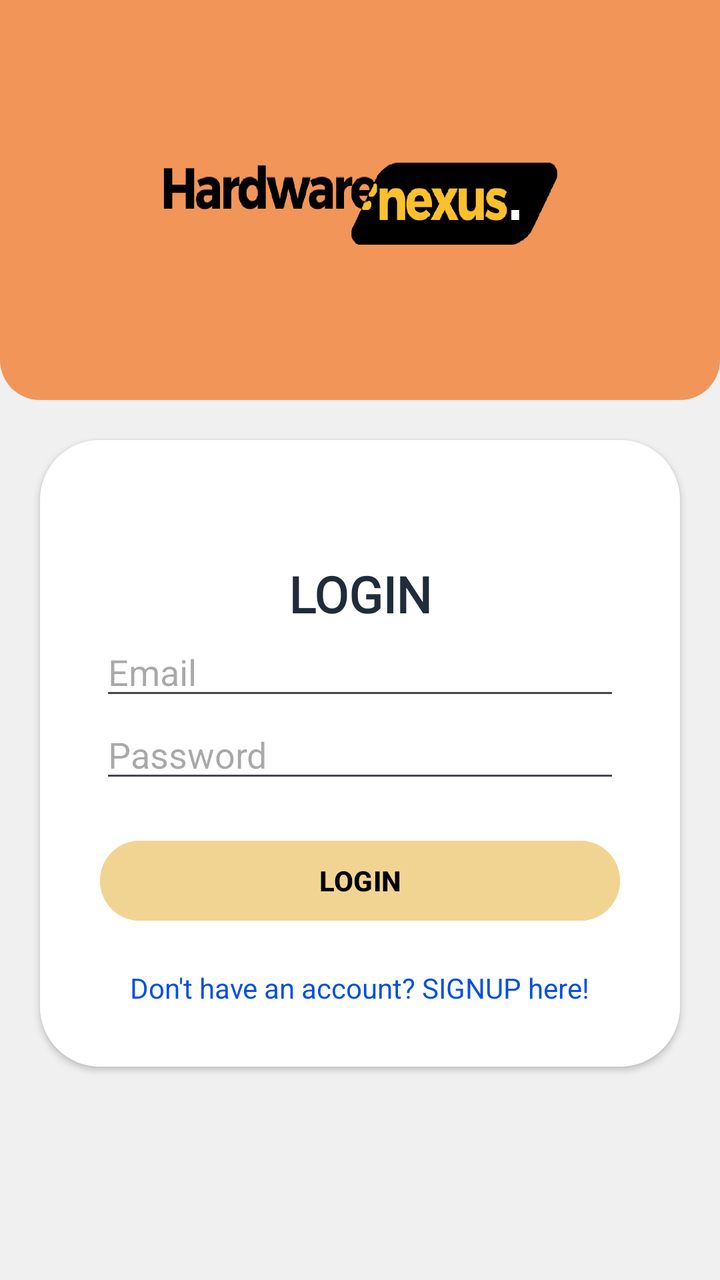
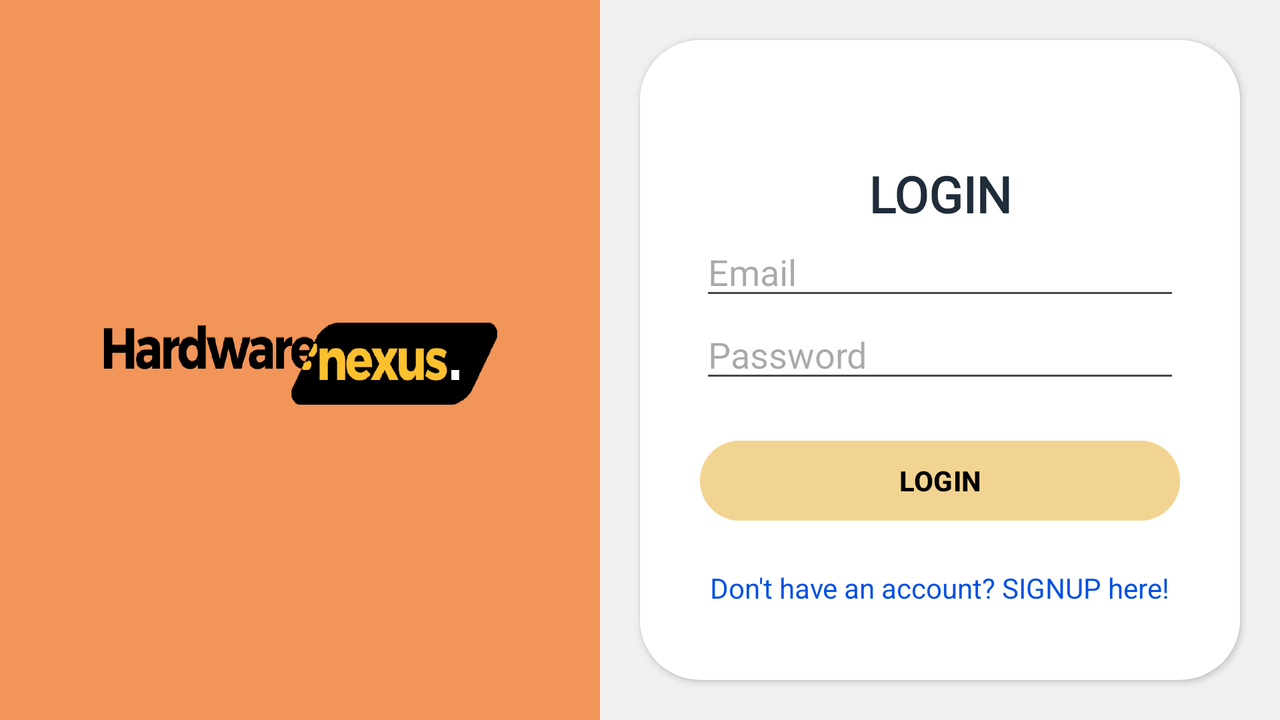

One screen, two layout resources from the same app: the default and the repository's alternative for another configuration. Each is rendered where Android would select it; the XML of both is given below.
<!-- AndroidManifest.xml: application theme Theme.HardwareNexus -->
<!-- res/layout/activity_login.xml -->
<?xml version="1.0" encoding="utf-8"?>
<LinearLayout xmlns:android="http://schemas.android.com/apk/res/android"
    xmlns:app="http://schemas.android.com/apk/res-auto"
    xmlns:tools="http://schemas.android.com/tools"
    android:id="@+id/main"
    android:background="#F1F0F0"
    android:layout_width="match_parent"
    android:layout_height="match_parent"
    tools:context=".LoginActivity"
    android:orientation="vertical">


    <LinearLayout
        android:id="@+id/top_header"
        android:layout_width="match_parent"
        android:layout_height="200dp"
        android:gravity="center"
        android:background="@drawable/rounded_bottom_edges"
        android:orientation="vertical" >

        <ImageView
            android:layout_width="200dp"
            android:layout_height="200dp"
            android:src="@drawable/logo"
            android:importantForAccessibility="no" />
    </LinearLayout>


    <androidx.cardview.widget.CardView
        android:layout_width="match_parent"
        android:layout_height="wrap_content"
        android:layout_margin="20dp"
        app:cardCornerRadius="30dp">

        <LinearLayout
            android:layout_width="match_parent"
            android:layout_height="wrap_content"
            android:background="#FFFFFF"
            android:orientation="vertical"
            android:padding="30dp">

            <TextView
                android:layout_marginTop="30dp"
                android:layout_width="match_parent"
                android:layout_height="match_parent"
                android:text="@string/login"
                android:fontFamily="@font/noto_sans_variable"
                android:textSize="25sp"
                android:textAlignment="center"
                android:gravity="center_vertical"
                android:textColor="@color/colorPrimary"
                android:textStyle="bold"
                tools:ignore="RtlCompat" />

            <EditText
                android:id="@+id/login_email"
                android:layout_width="match_parent"
                android:layout_height="wrap_content"
                android:hint="@string/login_email"
                android:inputType="textEmailAddress" />


            <EditText
                android:id="@+id/login_password"
                android:layout_width="match_parent"
                android:layout_height="wrap_content"
                android:hint="@string/login_password"
                android:inputType="textPassword" />


            <Button
                android:id="@+id/login_btn"
                android:layout_marginTop="20dp"
                android:layout_width="match_parent"
                android:backgroundTint="@color/colorBtn"
                android:layout_height="wrap_content"
                android:text="@string/login"
                android:textStyle="bold"
                android:textColor="@color/colorTxt_black"/>

            <TextView
                android:id="@+id/login_navlink"
                android:layout_marginTop="20dp"
                android:layout_width="wrap_content"
                android:layout_height="wrap_content"
                android:textColor="#0450E4"
                android:layout_gravity="center_horizontal"
                android:text="@string/register_navlink"/>
        </LinearLayout>
    </androidx.cardview.widget.CardView>

</LinearLayout>
<!-- resources referenced by this layout -->
<resources>
  <color name="colorBtn">#F2D492</color>
  <color name="colorPrimary">#202C39</color>
  <color name="colorTxt_black">#000000</color>
  <!-- drawable logo: png bitmap (drawable, 31465 bytes) -->
  <!-- drawable rounded_bottom_edges (drawable) -->
  <shape xmlns:android="http://schemas.android.com/apk/res/android">
      <corners android:topLeftRadius="0dp"
          android:topRightRadius="0dp"
          android:bottomLeftRadius="20dp"
          android:bottomRightRadius="20dp"/>
      <solid android:color="@color/colorCart"/>
  
  </shape>
  <string name="login">LOGIN</string>
  <string name="login_email">Email</string>
  <string name="login_password">Password</string>
  <string name="register_navlink">Don\'t have an account? SIGNUP here!</string>
  <!-- from res/values-v23/ -->
  <style name="Theme.HardwareNexus" parent="Base.Theme.HardwareNexus">
          
          <item name="android:navigationBarColor">@android:color/transparent</item>
          <item name="android:statusBarColor">@android:color/transparent</item>
          <item name="android:windowLightStatusBar">?attr/isLightTheme</item>
      </style>
  <color name="colorCart">#F29559</color>
  <style name="Base.Theme.HardwareNexus" parent="Theme.Material3.DayNight.NoActionBar">
          
          
      </style>
</resources>
<!-- res/layout-land/activity_login.xml (the repository's variant of the layout above) -->
<!-- drawn on the phone turned sideways -->
<?xml version="1.0" encoding="utf-8"?>
<LinearLayout xmlns:android="http://schemas.android.com/apk/res/android"
    xmlns:app="http://schemas.android.com/apk/res-auto"
    xmlns:tools="http://schemas.android.com/tools"
    android:id="@+id/main"
    android:background="#F1F0F0"
    android:layout_width="match_parent"
    android:layout_height="match_parent"
    tools:context=".LoginActivity"
    android:orientation="horizontal"
    android:weightSum="2">

    <LinearLayout
        android:id="@+id/top_header"
        android:layout_width="0dp"
        android:layout_height="match_parent"
        android:layout_weight="1"
        android:gravity="center"
        android:orientation="vertical"
        android:background="@color/colorCart">

        <ImageView
            android:layout_width="200dp"
            android:layout_height="200dp"
            android:src="@drawable/logo"
            android:importantForAccessibility="no"/>
    </LinearLayout>

    <androidx.cardview.widget.CardView
        android:layout_width="0dp"
        android:layout_height="match_parent"
        android:layout_weight="1"
        android:layout_margin="20dp"
        app:cardCornerRadius="30dp">

        <ScrollView
            android:layout_width="match_parent"
            android:layout_height="match_parent">

            <LinearLayout
                android:layout_width="match_parent"
                android:layout_height="wrap_content"
                android:background="#FFFFFF"
                android:orientation="vertical"
                android:padding="30dp">

                <TextView
                    android:layout_marginTop="30dp"
                    android:layout_width="match_parent"
                    android:layout_height="wrap_content"
                    android:text="@string/login"
                    android:fontFamily="@font/noto_sans_variable"
                    android:textSize="25sp"
                    android:textAlignment="center"
                    android:textColor="@color/colorPrimary"
                    android:textStyle="bold"
                    tools:ignore="RtlCompat" />

                <EditText
                    android:id="@+id/login_email"
                    android:layout_width="match_parent"
                    android:layout_height="wrap_content"
                    android:hint="@string/login_email"
                    android:inputType="textEmailAddress"/>

                <EditText
                    android:id="@+id/login_password"
                    android:layout_width="match_parent"
                    android:layout_height="wrap_content"
                    android:hint="@string/login_password"
                    android:inputType="textPassword"/>

                <Button
                    android:id="@+id/login_btn"
                    android:layout_marginTop="20dp"
                    android:layout_width="match_parent"
                    android:layout_height="wrap_content"
                    android:backgroundTint="@color/colorBtn"
                    android:text="@string/login"
                    android:textStyle="bold"
                    android:textColor="@color/colorTxt_black"/>

                <TextView
                    android:id="@+id/login_navlink"
                    android:layout_marginTop="20dp"
                    android:layout_width="wrap_content"
                    android:layout_height="wrap_content"
                    android:textColor="#0450E4"
                    android:layout_gravity="center_horizontal"
                    android:text="@string/register_navlink"/>
            </LinearLayout>
        </ScrollView>
    </androidx.cardview.widget.CardView>
</LinearLayout>
<!-- resources referenced by the variant -->
<!-- as the phone turned sideways resolves them -->
<resources>
  <color name="colorBtn">#F2D492</color>
  <color name="colorCart">#F29559</color>
  <color name="colorPrimary">#202C39</color>
  <color name="colorTxt_black">#000000</color>
  <!-- drawable logo: png bitmap (drawable, 31465 bytes) -->
  <string name="login">LOGIN</string>
  <string name="login_email">Email</string>
  <string name="login_password">Password</string>
  <string name="register_navlink">Don\'t have an account? SIGNUP here!</string>
  <!-- from res/values-v23/ -->
  <style name="Theme.HardwareNexus" parent="Base.Theme.HardwareNexus">
          
          <item name="android:navigationBarColor">@android:color/transparent</item>
          <item name="android:statusBarColor">@android:color/transparent</item>
          <item name="android:windowLightStatusBar">?attr/isLightTheme</item>
      </style>
  <style name="Base.Theme.HardwareNexus" parent="Theme.Material3.DayNight.NoActionBar">
          
          
      </style>
</resources>
